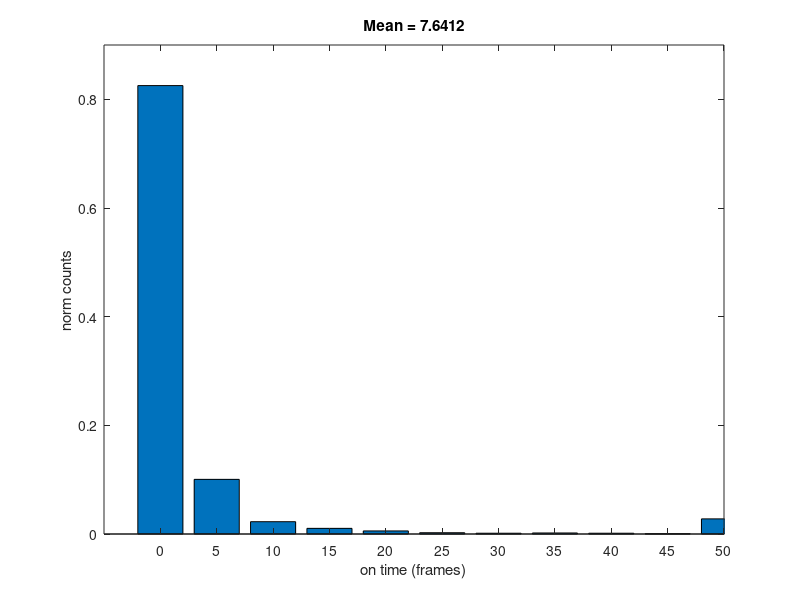
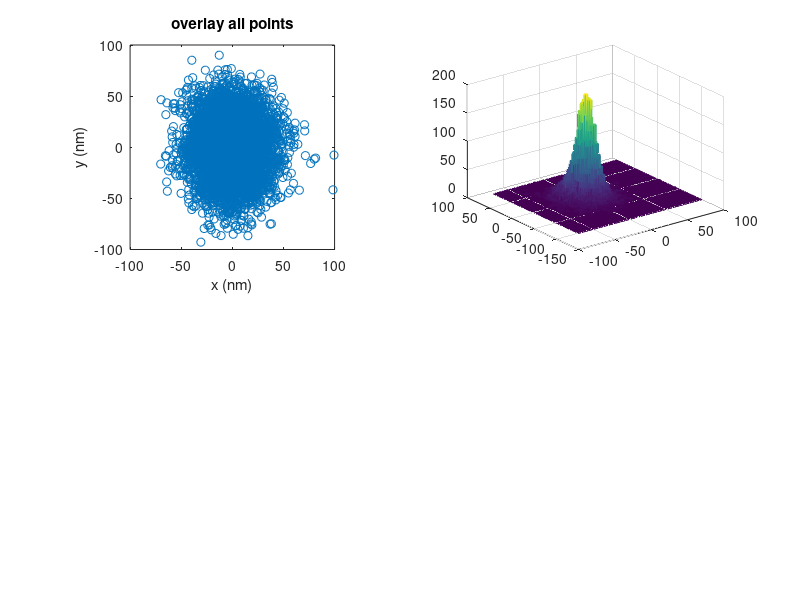

The MATLAB script that drew these images, in order: (Note: this script raises an error after producing the figures.)
%% Analyze dye photophysics from SMLM data (processing part)
% 
% Author: Christian Sieben, EPFL 
% sieben.christian@gmail.com
% April 2020

% 1.    Load Tracks
% 2.    Calculate Track length
% 3.1   Calculate Track Spread (i.e. sigma)
% 3.2   Calculate gaussian PDF of x and y dimensions (overlay all molecules)
% 3.3   Calculate gaussian PDF of x and y dimensions (individual molecules)
% 4.    Find Gaps and measure length --> Dark time

clear, clc, close all
SMLM_tutorial_main = '/Users/christian/Documents/Arbeit/MatLab/SMLM_tutorial';

%% 1. Load Tracks

% Output from photophys_head

% To get the merging parameters, use output: Tracks_GapMax_
% The array should have the form:

% res1 = x
% res2 = y
% res3 = photons
% res4 = uncertainty
% res5 = frame
% res6 = track ID

load('A647_COT_1200mW_10ms_3_MMStack_1_Localizations_DC_Z_tracks_GapMax.mat')
all_tracks = res;

%% 2. Calculate Track length

%%%%%%%%%%%%
% On-time distribution (On-time)
%%%%%%%%%%%%
% On time, not the number of blinks
% This is the time (frames) the molecule is visible
% To get the number of blinks, the data needs to be merged with 0 gap
%%%%%%%%%%%%


tracklength=[];

for index = 1:max(all_tracks(:,6))
    
    track = find(all_tracks(:,6)==index);
    tracklength = cat(1,tracklength,length(track));
    
    clear track
end

% Plot Track length histogram

binCenters = 0:5:50;
x = transpose(hist(tracklength,binCenters)); 

figure('Position',[100 500 300 300],'name','Track length histogram') 
bar(binCenters,x/sum(x));hold on;
axis([-5 50 0 0.9]);
title(['Mean = ', num2str(mean(tracklength))]);
xlabel('on time (frames)');
ylabel('norm counts')


%% 3.1 Calculate Track Spread (i.e. sigma)
%  3.1 can be used to make a figure visualizing sigma

%%%%%%%%%%%%
% The lateral spread of localizations (i.e. sigma)
%%%%%%%%%%%%

clusterx=[];
clustery=[];

allclustersCx=[];
allclustersCy=[];
                                               
for index=1:max(all_tracks(:,6)); % for all tracks
    
    vx=find(all_tracks(:,6)==index);
    
    clusterx=[];
    clustery=[];
    
        if  length(vx)>1;                                                             % if nan, copy  frame number in new

            clusterx=all_tracks(vx,1);
            clustery=all_tracks(vx,2);
            
            clusterxC=sum(clusterx)/length(clusterx);
            clusteryC=sum(clustery)/length(clustery);
            clusterx=clusterx-clusterxC;
            clustery=clustery-clusteryC;
            
            if clusterx>50; 
            else
            

            allclustersCx=vertcat(allclustersCx,clusterx);
            allclustersCy=vertcat(allclustersCy,clustery);
            
            end
        else end

end

clear max

figure('Position',[100 100 500 500],'name','XY spread of all molecules')

subplot(2,2,1)
scatter(allclustersCx, allclustersCy,'k.')
title('overlay all points');
box on; axis square; 
xlabel('x (nm)');
ylabel('y (nm)');
axis([-100 100 -100 100])

subplot(2,2,2)

hist3([allclustersCx, allclustersCy],[50 50])
set(get(gca,'child'),'FaceColor','interp','CDataMode','auto');
title('All clusters');
xlabel('x (nm)');
ylabel('y (nm)');
colormap('hot')

subplot(2,2,3)
histogram(allclustersCx,40,'Normalization','probability');
title('Histogram over x');
xlabel('x (nm)');
ylabel('norm counts');
axis([-100 100 0 0.3])

subplot(2,2,4)
histogram(allclustersCy,40,'Normalization','probability');
title('Histogram over y');
xlabel('y (nm)');
ylabel('norm counts');
axis([-100 100 0 0.3])

% make another figure

figure('Position',[600 100 500 500]);

ah1 = subplot(4, 4, [3 4 7 8]);
scatter(allclustersCx, allclustersCy,1,'black');
set(gca,'YTicklabel',[],'XTicklabel',[]);
% xlabel('x (nm)','FontSize',10);
% ylabel('y (nm)','FontSize',10);
axis([-100 100 -100 100])
box on 
axis square

subplot(4, 4, [2 6]);
histogram(allclustersCy,40,'Normalization','probability');
xlabel('y (nm)','FontSize',10);
ylabel('norm counts','FontSize',10);
axis([-100 100 0 0.3])
view(-90, -90)

subplot(4, 4, [11 12]);
histogram(allclustersCx,40,'Normalization','probability');
xlabel('x (nm)','FontSize',10);
ylabel('norm counts','FontSize',10);
axis([-100 100 0 0.3])
view(180, 90)

%% 3.2 Calculate gaussian PDF of x and y dimensions (overlay all molecules)
%  3.2 determine average sigma all molecules 

%%%%%%%%%%%%
% Fit the lateral spread of localizations to normal distribution
% Average for all molecules
%%%%%%%%%%%%

figure('Position',[100 500 700 300],'name','PDF of x and y radius (Overlay)')

% create normal distribution

pdx = fitdist(allclustersCx,'normal')
pdy = fitdist(allclustersCy,'normal')

y   = pdf(pdx,allclustersCx);
y2  = pdf(pdy,allclustersCy);


binCenters = -200:10:200;
x=transpose(hist(allclustersCx,binCenters)); 
x2=transpose(hist(allclustersCy,binCenters)); 
x3=[x/sum(x)];
x4=[x2/sum(x2)];

subplot(1,2,1)
bar(binCenters,x3/max(x3));
hold on
scatter(allclustersCx,y/max(y),1,'red')
axis([-100 100 0 1.1])
box on; axis square;
title('PDF x dimension');
xlabel('x (nm)','FontSize',12);
ylabel('pdf','FontSize',12);
hold off
legend(['\sigma _x = ' num2str(pdx.sigma)], 'FontSize',12);

subplot(1,2,2)
bar(binCenters,x4/max(x4));
hold on
scatter(allclustersCy,y2/max(y2),1,'red')
axis([-100 100 0 1.1])
box on; axis square;
title('PDF y dimension');
xlabel('x (nm)','FontSize',12);
ylabel('pdf','FontSize',12);
hold on
legend(['\sigma _y = ' num2str(pdy.sigma)], 'FontSize',12);

%% 3.3 Calculate gaussian PDF of x and y dimensions (individual molecules)
%  3.3 determine average sigma of individial molecules 

%%%%%%%%%%%%
% Fit the lateral spread of localizations to normal distribution
% Per individual molecule
%%%%%%%%%%%%

clusterx=[];
clustery=[];

loc_prec_x=[];
loc_prec_y=[];
                                               
for index=1:max(all_tracks(:,6)); 
    
    vx=find(all_tracks(:,6)==index);
    
    clusterx=[];
    clustery=[];
    
        if  length(vx)>10;                                                             % if nan, copy  frame number in new

            clusterx = all_tracks(vx,1);
            clustery = all_tracks(vx,2);
            
            clusterxC=sum(clusterx)/length(clusterx);
            clusteryC=sum(clustery)/length(clustery);
            clusterx=clusterx-clusterxC;
            clustery=clustery-clusteryC;
            
            pdx=fitdist(clusterx,'normal');
            pdy=fitdist(clustery,'normal');
            
            loc_prec_x = vertcat(loc_prec_x, pdx.sigma);
            loc_prec_y = vertcat(loc_prec_y, pdy.sigma);


        else end

end
clc
Mean_loc_prec_x = fitdist(loc_prec_x,'normal')
Mean_loc_prec_y = fitdist(loc_prec_y,'normal')

%% 4. Find Gaps and measure length --> Dark time

%%%%%%%%%%%%
% Dark time distribution (Off-time)
%%%%%%%%%%%%

allgaps = [];

for i = 1:max(all_tracks(:,6)); 
    
    vx = find(all_tracks(:,6)==i);
    
    track = all_tracks(vx,5)-min(all_tracks(vx,5))+1;
    
    gaps=[];
    gaps(1,1)=1;
   
    for j=2:length(track);
        
    gaps(j,1)=track(j)-track(j-1);
        
    end
    
    gaps=gaps-1;
    gaps=nonzeros(gaps)+1;
  
    allgaps=vertcat(allgaps,gaps);
    
end

binCenters = 0:100:10000;
x=transpose(hist(allgaps,binCenters)); 


figure
bar(binCenters,x/max(x));
ax = gca;
ax.YScale = 'log'
title(['Mean = ', num2str(mean(allgaps))]);
xlabel('Off time [frames]');
ylabel('norm counts');
hold on


% 
% 
% ft = fittype('exp1');
% [gapfit, gof] = fit(x/max(x),transpose(binCenters),'exp1');
% 
% f = fit(x/max(x),transpose(binCenters),'exp1');
% plot(f,x/max(x),transpose(binCenters));
% ax = gca;
% ax.YScale = 'log'
% 
% save('gap.mat','gapfit','ft','gof','binCenters','x')
% 
% [CdfY,CdfX] = ecdf(allgaps,'Function','cdf'); 
% [gapfit, gof] = fit(CdfX,CdfY,'exp1');
% save('gap.mat','gapfit','ft','gof','binCenters','x')
%     
